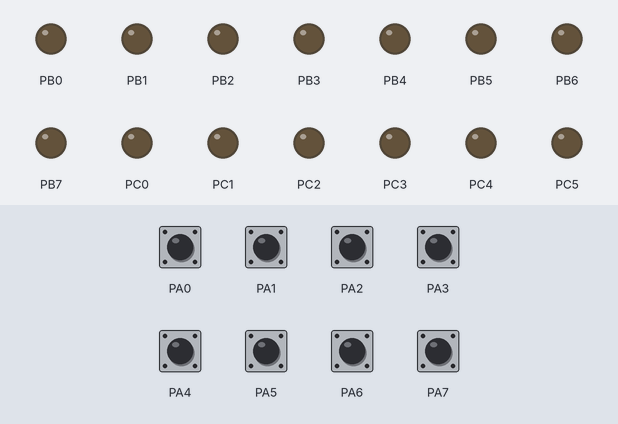
A program run on a simulated ATmega1284P, built with avr-gcc and emulated at 8 MHz. Parts: output pins drawn as LEDs (lit = HIGH). The test bench sets the inputs (shaded band); at power-on: PA0–7 HIGH.

Above: at 1.2 s.
1.3 s: PA1 pulled LOW for 0.15 s
At 1.37 s:
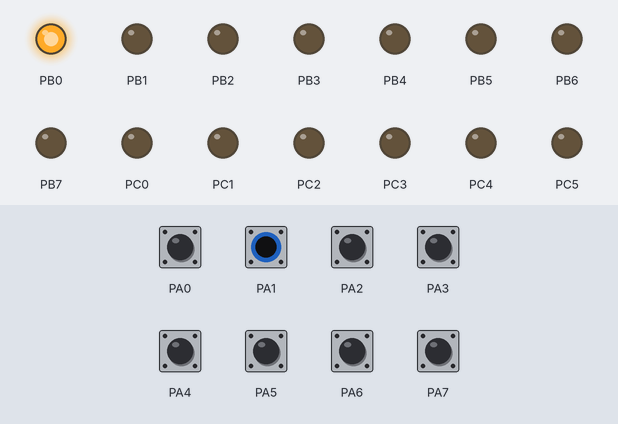
Timing chart, 0 to 4.3 s (numbered marks = the images above; inputs shaded):
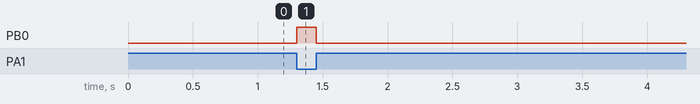

The program:

main.c
```c
/*	Author: lchan063
 *  Partner(s) Name: Tandy Dang
 *	Lab Section:
 *	Assignment: Lab #  Exercise #
 *	Exercise Description: [optional - include for your own benefit]
 *
 *	I acknowledge all content contained herein, excluding template or example
 *	code, is my own original work.
 */
#include <avr/io.h>
#ifdef _SIMULATE_
#include "simAVRHeader.h"
#endif

int main(void) {
    /* Insert DDR and PORT initializations */
	DDRA = 0x00; PORTA = 0xFF; //comment port bc we modify variables in test.gdb
	DDRB = 0xFF; PORTB = 0x00; //set PORTB to 0
	DDRC = 0xFF; PORTC = 0x00;
	unsigned char tmpA = 0x00;
	unsigned char tmpB = 0x00; //init tmpB to 0
	unsigned char tmpC = 0x00;
	unsigned char tmpA0 = 0x00;
	unsigned char tmpA1 = 0x00;
	unsigned char cntavail = 0x00;
    /* Insert your solution below */
    while (1) {
	 tmpA0 = PINA & 0x01;
	tmpA1 = PINA & 0x02;
	if (tmpA0 && !tmpA1) {
		tmpB = (tmpB & 0x00) | 0x01;
	} else {
		tmpB = (tmpB & 0x00) | 0x00;
	}
	PORTB = tmpB;

	/* tmpA = PINA & 0x0F;
	if (tmpA == 0x00) {
		cntavail = 0x04;
	} else if ( (tmpA == 0x01) || (tmpA == 0x02) || (tmpA == 0x04) || (tmpA == 0x08) ) {
		cntavail = 0x03;
	} else if ( (tmpA == 0x03) || (tmpA == 0x05) || (tmpA == 0x06) || (tmpA == 0x09) || (tmpA == 0x0A) || (tmpA == 0x0C) ) {
		cntavail = 0x02;
	} else if ( (tmpA == 0x07) || (PINA == 0x0B) || (tmpA == 0x0D) || (tmpA == 0x0E) ) {
		cntavail = 0x01;
	} else if ( tmpA == 0x0F ) {
		cntavail = 0x80; //debugger in campus returns error when unit testing, even though it returns the desired output
	}
	PORTC = cntavail; */
    }
    return 1;
}
```

simAVRHeader.h
```c
/* Debug information for SimAVR */
#include <stdio.h>
#ifndef F_CPU
#define F_CPU 8000000
#endif

#include <avr/sleep.h>
#include "include/simavr/avr/avr_mcu_section.h"
AVR_MCU(F_CPU,"atmega1284");
AVR_MCU_VCD_FILE("build/results/Lab2_introToAVR2_trace.vcd",1000);

const struct avr_mmcu_vcd_trace_t _mytrace[] _MMCU_ = {
    { AVR_MCU_VCD_SYMBOL("PINA0"), .mask = 1 << 0,.what = (void*)&PINA, } , // Example individual pin
    { AVR_MCU_VCD_SYMBOL("PORTB"), .what = (void*)&PORTB, } , // Example full port
};

/* Function to output through UART */
static int uart_putchar(char c, FILE *stream) {
    if (c == '\n') {
        uart_putchar('\r',stream);
    }
    loop_until_bit_is_set(UCSR0A,UDRE0);
    UDR0 = c;
    return 0;
}

/* Setup filestream for debugging */
FILE mystdout = FDEV_SETUP_STREAM(uart_putchar,NULL,_FDEV_SETUP_WRITE);
/* End SimAVR section */
```

Measured:
- after the input at 1.3 s, PB0: LOW → HIGH at once, → LOW 0.15 s later
